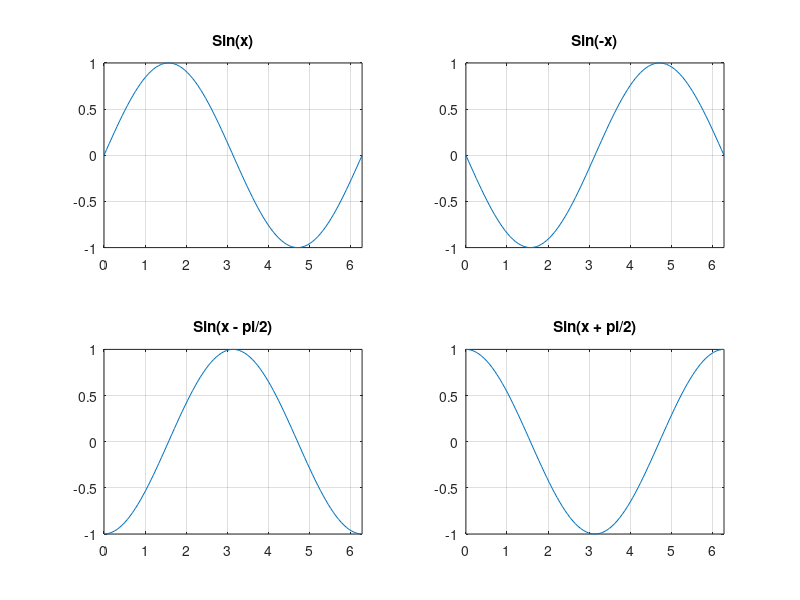

Here is the MATLAB script that generated this plot:
x = linspace(0,2*pi);
subplot(2,2,1)
plot(x, sin(x))
axis([0 2*pi -1 1])
grid on
title('Sin(x)')

subplot(2,2,2)
plot(x, sin(-x))
axis([0 2*pi -1 1])
grid on
title('Sin(-x)')

subplot(2,2,3)
plot(x, sin(x - pi/2))
axis([0 2*pi -1 1])
grid on
title('Sin(x - pi/2)')

subplot(2,2,4)
plot(x, sin(x + pi/2))
axis([0 2*pi -1 1])
grid on
title('Sin(x + pi/2)')